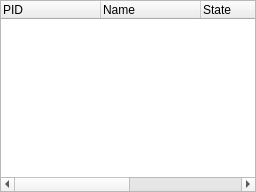
<?xml version="1.0" encoding="UTF-8"?>
<!--
DFF - An Open Source Digital Forensics Framework
Copyright (C) 2009-2013 ArxSys

This program is free software, distributed under the terms of
the GNU General Public License Version 2. See the LICENSE file
at the top of the source tree.

See http://www.digital-forensic.org for more information about this
project. Please do not directly contact any of the maintainers of
DFF for assistance; the project provides a web site, mailing lists
and IRC channels for your use.

Author(s):
Christophe Malinge cma@digital-forensic.org
-->
<ui version="4.0">
 <class>TaskManager</class>
 <widget class="QTreeWidget" name="TaskManager"><widget class="QWidget" name="useless">
  <property name="enabled">
  <bool>false</bool>
  </property>
  <property name="geometry">
  <rect>
    <x>0</x>
    <y>0</y>
    <width>0</width>
    <height>0</height>
  </rect>
  </property>
  </widget>
  <property name="geometry">
   <rect>
    <x>0</x>
    <y>0</y>
    <width>256</width>
    <height>192</height>
   </rect>
  </property>
  <property name="sizePolicy">
   <sizepolicy hsizetype="Expanding" vsizetype="Expanding">
    <horstretch>0</horstretch>
    <verstretch>0</verstretch>
   </sizepolicy>
  </property>
  <property name="windowTitle">
   <string>Task Manager</string>
  </property>
  <property name="windowIcon">
   <iconset resource="gui.qrc">
    <normaloff>:/script-run.png</normaloff>:/script-run.png</iconset>
  </property>
  <column>
   <property name="text">
    <string>PID</string>
   </property>
  </column>
  <column>
   <property name="text">
    <string>Name</string>
   </property>
  </column>
  <column>
   <property name="text">
    <string>State</string>
   </property>
  </column>
  <column>
   <property name="text">
    <string>Info</string>
   </property>
  </column>
  <column>
   <property name="text">
    <string>Duration</string>
   </property>
  </column>
 </widget>
 <resources>
  <include location="gui.qrc"/>
 </resources>
 <connections/>
</ui>
